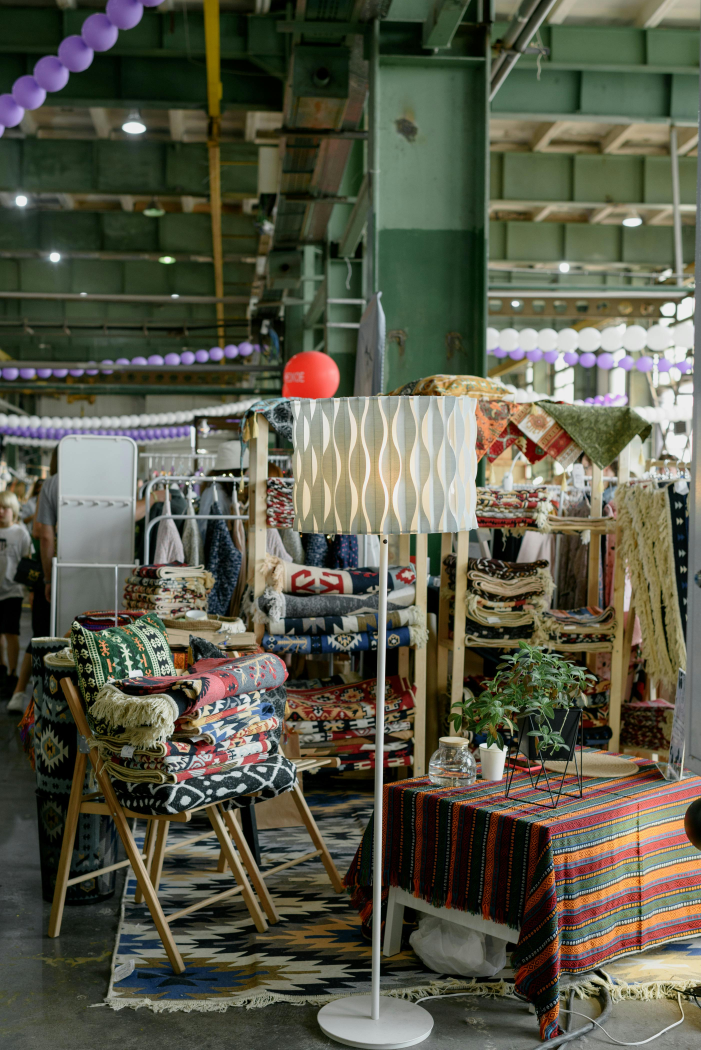
#> input picture Lab2/data/test1.jpg, 2804 x 4200 px (shown at 1/4 size)
$ python 2Prog3.py
#> lines starting #> are read from the running program, lines starting #| are printed output that depends on the picture
import cv2
import matplotlib.pyplot as plt
from pathlib import Path
import sys

# ---- read input image ----
img_path = Path("data/test1.jpg")
image = cv2.imread(str(img_path))                    # BGR
#> image is the input picture: shape (4200, 2804, 3); mean B, G, R 73, 89.1, 89.2
if image is None:
    print("Error: could not load image:", img_path.resolve())
    sys.exit(1)

# ---- resizing ----
resized_image = cv2.resize(image, (400, 300), interpolation=cv2.INTER_LINEAR)  # (width, height)
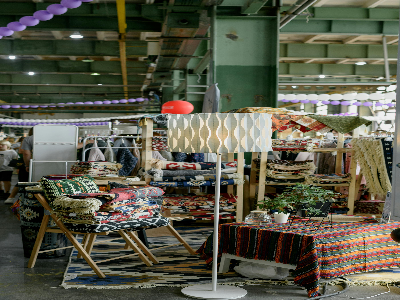
#> resized_image: shape (300, 400, 3); mean B, G, R 72.9, 89.1, 89.2

# ---- cropping ----
x, y, w, h = 50, 50, 200, 150                       # top-left (x,y), width, height
cropped_image = resized_image[y:y+h, x:x+w]          # array slicing: [rows, cols] -> [y:y+h, x:x+w]
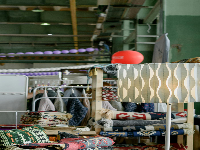
#> cropped_image: shape (150, 200, 3); mean B, G, R 82.6, 97.9, 96.4

# ---- convert BGR to RGB for Matplotlib display ----
image_rgb   = cv2.cvtColor(image, cv2.COLOR_BGR2RGB)
resized_rgb = cv2.cvtColor(resized_image, cv2.COLOR_BGR2RGB)
cropped_rgb = cv2.cvtColor(cropped_image, cv2.COLOR_BGR2RGB)

# ---- show results ----
plt.figure(figsize=(12, 6))

plt.subplot(1, 3, 1)
plt.title("Original Image")
plt.imshow(image_rgb)
plt.axis("off")

plt.subplot(1, 3, 2)
plt.title("Resized Image (400×300)")
plt.imshow(resized_rgb)
plt.axis("off")

plt.subplot(1, 3, 3)
plt.title("Cropped Image (200×150)")
plt.imshow(cropped_rgb)
plt.axis("off")

plt.tight_layout()
plt.show()
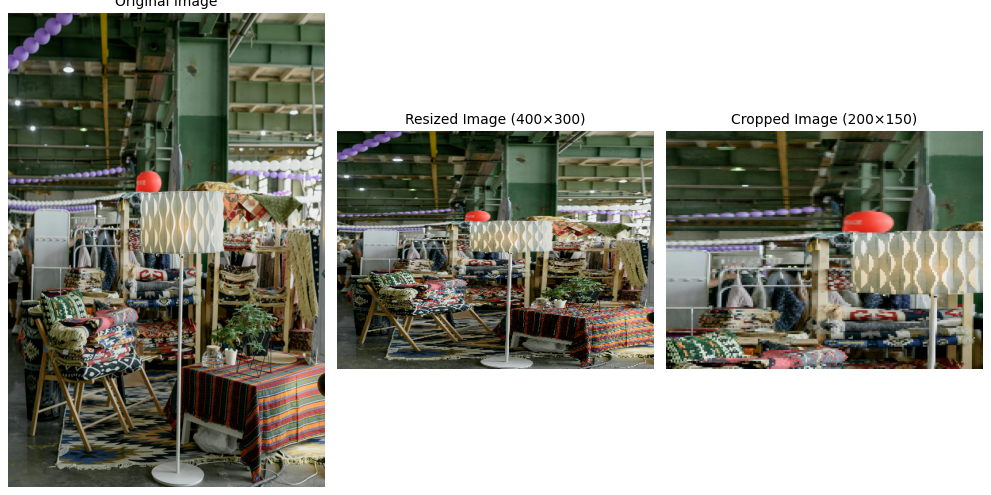
#> figure drawn by matplotlib, 3 panels

# write a program to resizing the image and cropping the image

$ run again, with Lab2/data/test2.jpg copied over Lab2/data/test1.jpg
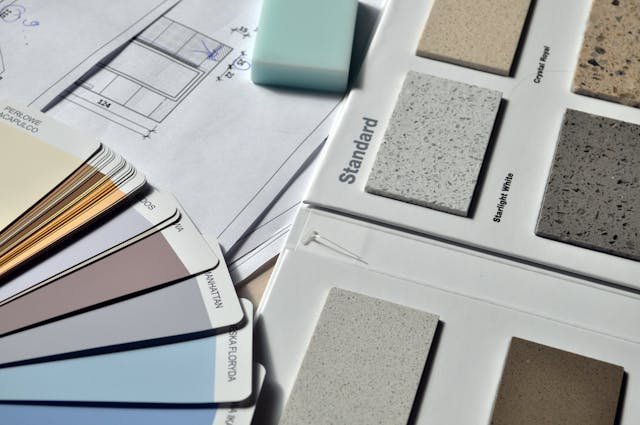
#> input picture Lab2/data/test2.jpg, 640 x 425 px
#> image is the input picture: shape (425, 640, 3); mean B, G, R 166.2, 167.8, 166.2
#> `cropped_image = resized_image[y:y+h, x:x+w]`:
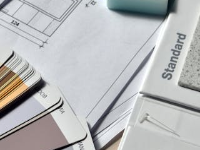
#> cropped_image: shape (150, 200, 3); mean B, G, R 186.7, 185.5, 184.3
#> `plt.show()`:
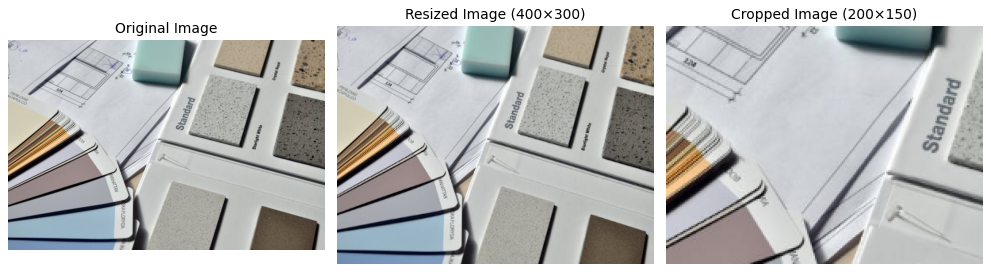
#> figure drawn by matplotlib, 3 panels
